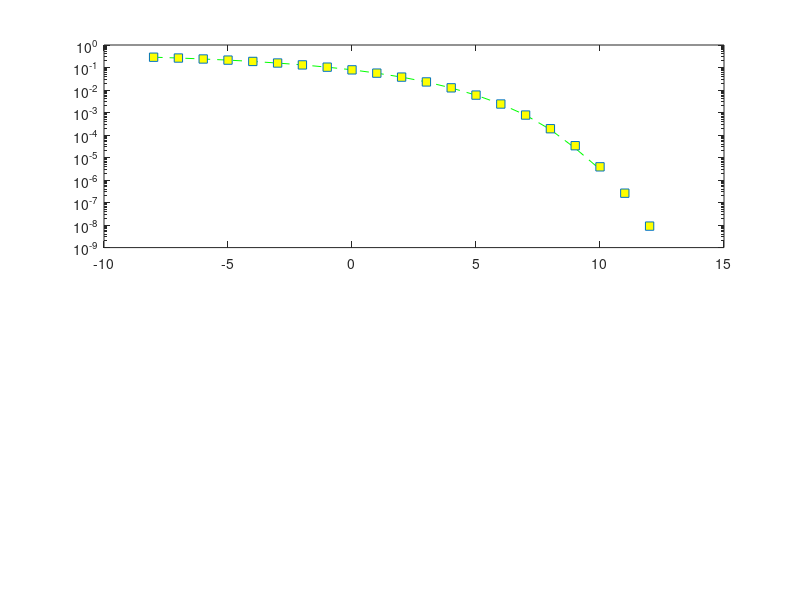

MATLAB code for this plot: (Note: this script raises an error after producing the figure.)

close all; clear var; clc;

% INPUTS AND CONVERSION
Number_of_input_bit = 10^6;
EsN0_dB = (-8:12);
% _____________________
%    BPSK ANALYSIS
% _____________________
% Since BPSK is composed of only one bit in its symbol therefore the bit error rate will be same as the symbol error rate
SER_BPSK_AWGN = zeros(1, length(EsN0_dB));
SER_BPSK_RAYLEIGH = zeros(1, length(EsN0_dB));

for t = 1:length(EsN0_dB)
    % generate the antipodal points for the real or imaginary axes
    gen_data = rand(1, Number_of_input_bit)>=0.5; % A logical operation. 
    transmitted_BPSK = 2 * gen_data -1; % BPSK mapping (antipodal points)
    % Convert the noise in dB to linear scale for every iteration
    noise = 1/sqrt(2)* (randn(1, Number_of_input_bit) + 1i* randn(1, Number_of_input_bit));
    h = 1/sqrt(2)* (randn(1, Number_of_input_bit) + 1i* randn(1, Number_of_input_bit));
    Generated_noise = noise * 10^(-EsN0_dB(t)/20);  % for every iteration the noise changes. This value need not be static
    Recieved_BPSK_AWGN = Generated_noise + transmitted_BPSK;
    Recieved_BPSK_RAY = (h.* transmitted_BPSK) + Generated_noise;
    Recieved_BPSK_RAY_1 = Recieved_BPSK_RAY./h;
    % ____________________________________________________________________
    % THRESHOLD DETECTOR OF RECEIVED BIT FOR ERROR/ BIT ERROR CALCULATION
    % ____________________________________________________________________
    estimated_bit_AWGN = real(Recieved_BPSK_AWGN) >=0;
    estimated_bit_RAY = real(Recieved_BPSK_RAY_1) >0;
    
    SER_BPSK_AWGN(t) = sum(xor(gen_data, estimated_bit_AWGN))/length(gen_data);
    SER_BPSK_RAYLEIGH(t) = sum(xor(gen_data, estimated_bit_RAY))/length(gen_data);
end

% ____________________
%    QPSK ANALYSIS
% ____________________

Received_data_AWGN = zeros(1,Number_of_input_bit);
Received_data_RAYLEIGH = zeros(1,Number_of_input_bit);
nSER_AWGN = zeros(1, []);
nSER_RAYLEIGH = zeros(1, []);
% Generate the signal wihin the for loop
for u = 1:length(EsN0_dB)
    data = (rand(1,Number_of_input_bit)>0) + 1i*(rand(1,Number_of_input_bit)>0); % Unseparated because of Symbol is required
    normalized_data = (1/sqrt(2))* data;
    noise = (1/sqrt(2)) * (randn(1,Number_of_input_bit) + 1i*randn(1,Number_of_input_bit));
    h_SER_RAY = 1/sqrt(2)* (randn(1, Number_of_input_bit) + 1i* randn(1, Number_of_input_bit));

    transmitted_data_AWGN = normalized_data + 10^(-EsN0_dB(u)/20) * noise;
    transmitted_data_RAYLEIGH = h_SER_RAY.* normalized_data + 10^(-EsN0_dB(u)/20) * noise;
    transmitted_data_RAYLEIGH_1 = transmitted_data_RAYLEIGH./h_SER_RAY;

    % _______________
    % DEMODULATION
    % _______________
    received_data_real_AWGN = real(transmitted_data_AWGN);
    received_data_imag_AWGN = imag(transmitted_data_AWGN);

    received_data_real_RAYLEIGH = real(transmitted_data_RAYLEIGH_1);
    received_data_imag_RAYLEIGH = imag(transmitted_data_RAYLEIGH_1);

    % approximate the values fall within the limit of the transmitted signal
    Received_data_AWGN(received_data_real_AWGN < 0 & received_data_imag_AWGN < 0) = -1 + -1*1i;
    Received_data_AWGN(received_data_real_AWGN >= 0 & received_data_imag_AWGN > 0) = 1 + 1*1i;
    Received_data_AWGN(received_data_real_AWGN < 0 & received_data_imag_AWGN >= 0) = -1 + 1*1i;
    Received_data_AWGN(received_data_real_AWGN >= 0 & received_data_imag_AWGN < 0) = 1 - 1*1i;

    Received_data_RAYLEIGH(received_data_real_RAYLEIGH < 0 & received_data_imag_RAYLEIGH < 0) = -1 + -1*1i;
    Received_data_RAYLEIGH(received_data_real_RAYLEIGH >= 0 & received_data_imag_RAYLEIGH > 0) = 1 + 1*1i;
    Received_data_RAYLEIGH(received_data_real_RAYLEIGH < 0 & received_data_imag_RAYLEIGH >= 0) = -1 + 1*1i;
    Received_data_RAYLEIGH(received_data_real_RAYLEIGH >= 0 & received_data_imag_RAYLEIGH < 0) = 1 - 1*1i;

    nSER_AWGN(u) = size(find((data - Received_data_AWGN)),2);
    nSER_RAYLEIGH(u) = size(find((data - Received_data_RAYLEIGH)),2);
end

SER_QPSK_AWGN = nSER_AWGN/Number_of_input_bit;
SER_QPSK_RAYLEIGH = nSER_RAYLEIGH/Number_of_input_bit;
Theoretical_SER_QPSK = erfc(sqrt(0.5*(10.^(EsN0_dB/10)))) - (1/4)*(erfc(sqrt(0.5*(10.^(EsN0_dB/10))))).^2;

% ____________________
%   16QAM ANALYSIS
% ____________________
% generate the constellattion array for mapping
constellation_Array = (reshape(repmat([-3,-1,1,3],4,1),[],1) + 1i*(repmat([-3,-1,1,3],1,4)')).';
Normalization_factor = 1/sqrt(10);
M = 16 ;% number of constellation
SER_QAM_real_AWGN = zeros(1,[]);
SER_QAM_imag_AWGN = zeros(1,[]);

SER_QAM_real_RAYLEIGH = zeros(1,[]);
SER_QAM_imag_RAYLEIGH = zeros(1,[]);

SER_QAM_AWGN = zeros(1, Number_of_input_bit);
QAM_SER_AWGN= zeros(1, length(EsN0_dB));

SER_QAM_RAYLEIGH = zeros(1, Number_of_input_bit);
QAM_SER_RAYLEIGH= zeros(1, length(EsN0_dB));

for v = 1:length(EsN0_dB)
    % generate the data. Note: the data generated is not in binary but multiplying by M and setting the vector
    % in this form gives a gray mapping
    QAM_data = ceil(M.*(rand(1, Number_of_input_bit)))-1;
    QAM_data_map = constellation_Array(QAM_data+1);
    Norm_QAM_data_map = Normalization_factor * QAM_data_map;
    Noise_signal = 1/sqrt(2)* (randn(1,Number_of_input_bit) + 1i*randn(1,Number_of_input_bit));
    h_SER_RAY_1 = 1/sqrt(2)* (randn(1, Number_of_input_bit) + 1i* randn(1, Number_of_input_bit));

    Tran_QAM_AWGN = Norm_QAM_data_map + 10^(-EsN0_dB(v)/20)*Noise_signal;
    Tran_QAM_RAYLEIGH = h_SER_RAY_1.* Norm_QAM_data_map + 10^(-EsN0_dB(v)/20)*Noise_signal;
    Tran_QAM_RAYLEIGH_1 = Tran_QAM_RAYLEIGH./h_SER_RAY_1;

    %%%%%%%%%%%%%%%%%%%%%% DEMODULATION OF 16QAM OVER AWGN %%%%%%%%%%%%%%%%%
    Tran_QAM_Real_AWGN = real(Tran_QAM_AWGN);
    Tran_QAM_Imag_AWGN = imag(Tran_QAM_AWGN);
    %%%%%%%%%%%%%%%%%%%%%% DEMODULATION OF 16QAM OVER RAYLEIGH %%%%%%%%%%%%%%%%%
    Tran_QAM_Real_RAYLEIGH = real(Tran_QAM_RAYLEIGH_1);
    Tran_QAM_Imag_RAYLEIGH = imag(Tran_QAM_RAYLEIGH_1);
    
    %%%%%%%%%%%%%%%%%%%%%% MAPPING 16QAM OVER AWGN TO CONSTELLATION %%%%%%%%
    SER_QAM_real_AWGN((Tran_QAM_Real_AWGN< -2/sqrt(10)))                         = -3;
    SER_QAM_real_AWGN(Tran_QAM_Real_AWGN > 2/sqrt(10))                           =  3;
    SER_QAM_real_AWGN((Tran_QAM_Real_AWGN>-2/sqrt(10) & Tran_QAM_Real_AWGN<=0))  = -1;
    SER_QAM_real_AWGN((Tran_QAM_Real_AWGN>0 & Tran_QAM_Real_AWGN<=2/sqrt(10)))   =  1;

    SER_QAM_imag_AWGN((Tran_QAM_Imag_AWGN< -2/sqrt(10)))                         = -3;
    SER_QAM_imag_AWGN((Tran_QAM_Imag_AWGN > 2/sqrt(10)))                         =  3;
    SER_QAM_imag_AWGN((Tran_QAM_Imag_AWGN>-2/sqrt(10) & Tran_QAM_Imag_AWGN<=0))  = -1;
    SER_QAM_imag_AWGN((Tran_QAM_Imag_AWGN>0 & Tran_QAM_Imag_AWGN<=2/sqrt(10)))   =  1;

    %%%%%%%%%%%%%%%%%%%%%% MAPPING 16QAM OVER AWGN TO CONSTELLATION %%%%%%%%
    SER_QAM_real_RAYLEIGH((Tran_QAM_Real_RAYLEIGH< -2/sqrt(10)))                             = -3;
    SER_QAM_real_RAYLEIGH(Tran_QAM_Real_RAYLEIGH > 2/sqrt(10))                               =  3;
    SER_QAM_real_RAYLEIGH((Tran_QAM_Real_RAYLEIGH>-2/sqrt(10) & Tran_QAM_Real_RAYLEIGH<=0))  = -1;
    SER_QAM_real_RAYLEIGH((Tran_QAM_Real_RAYLEIGH>0 & Tran_QAM_Real_RAYLEIGH<=2/sqrt(10)))   =  1;

    SER_QAM_imag_RAYLEIGH((Tran_QAM_Imag_RAYLEIGH< -2/sqrt(10)))                             = -3;
    SER_QAM_imag_RAYLEIGH((Tran_QAM_Imag_RAYLEIGH > 2/sqrt(10)))                             =  3;
    SER_QAM_imag_RAYLEIGH((Tran_QAM_Imag_RAYLEIGH>-2/sqrt(10) & Tran_QAM_Imag_RAYLEIGH<=0))  = -1;
    SER_QAM_imag_RAYLEIGH((Tran_QAM_Imag_RAYLEIGH>0 & Tran_QAM_Imag_RAYLEIGH<=2/sqrt(10)))   =  1;

    SER_QAM_AWGN =  SER_QAM_real_AWGN + 1i* SER_QAM_imag_AWGN;
    SER_QAM_RAYLEIGH =  SER_QAM_real_RAYLEIGH + 1i* SER_QAM_imag_RAYLEIGH;
    QAM_SER_AWGN(v) = size(find((QAM_data_map- SER_QAM_AWGN)),2); % counting the number of errors
    QAM_SER_RAYLEIGH(v) = size(find((QAM_data_map- SER_QAM_RAYLEIGH)),2); % couting the number of errors

end

SER_AWGN = QAM_SER_AWGN/Number_of_input_bit;
SER_RAYLEIGH = QAM_SER_RAYLEIGH/Number_of_input_bit;

% ________________
% GRAPH PLOT
% ________________
subplot(2,1,1)
%%%%%%%%%%%%%%%%%%%%%%%%%% Simulated and theoretical BPSK SER OVER AWGN %%%%%%%%%%
ser_plot = semilogy(EsN0_dB, SER_BPSK_AWGN, 'g--',EsN0_dB, 1/2*(erfc(sqrt(10.^(EsN0_dB/10)))), 's', 'MarkerFaceColor','y');
ser_plot(1).LineWidth = 1.5;
hold on;
%%%%%%%%%%%%%%%%%%%%%%%%%% Simulated and theoretical QPSK SER OVER AWGN %%%%%%%%%%
ser_plot_3 = semilogy(EsN0_dB, SER_QPSK_AWGN, 'r-',EsN0_dB, Theoretical_SER_QPSK, 'o', 'MarkerFaceColor','b');
ser_plot_3(1).LineWidth = 1.5;
hold on;
%%%%%%%%%%%%%%%%%%%%%%%%%% Simulated and theoretical 16QAM SER OVER AWGN %%%%%%%%%%
theoretical_QAM_AWGN = 3/2*erfc(sqrt(0.1*(10.^(EsN0_dB/10))));
ser_plot_4 = semilogy(EsN0_dB, SER_AWGN, 'c-', EsN0_dB, theoretical_QAM_AWGN, 'k*');
ser_plot_4(1).LineWidth = 1.5;

title("BPSK, QPSK, 16QAM's SER over AWGN channel");
xlabel('Es/N0');
ylabel('Symbol Error rate (BER) in dB');

legend(['Simluatedclcclc' ...
    'BPSK SER AWGN'], 'Theoretical BPSK SER AWGN', ...
       'Simluated QPSK SER AWGN', 'Theoretical QPSK SER AWGN',  ...
       'Simluated 16QAM SER AWGN', 'Theoretical 16QAM SER AWGN', ...
       Location='southwest');


subplot(2,1,2)
%%%%%%%%%%%%%%%%%%%%%%%%%% Simulated and theoretical BPSK SER OVER RAYLEIGH %%%%%%%%%%
ser_plot_2 = semilogy(EsN0_dB, SER_BPSK_RAYLEIGH, 'm--',EsN0_dB, 0.5*(1-sqrt(10.^(EsN0_dB/10)./(1+(10.^(EsN0_dB/10))))), 'd', 'MarkerFaceColor','k');
ser_plot_2(1).LineWidth = 1.5;
hold on;
%%%%%%%%%%%%%%%%%%%%%%%%%% Simulated and theoretical QPSK SER OVER RAYLEIGH %%%%%%%%%%
m = 4;
c11=1*10.^(EsN0_dB./10)*log(m)/(m-1); % I was alternating the constants to fit, why?
n11=sqrt(c11./(c11+1));
Theoretical_QPSK_RAYLEIGH=2.*(sqrt(m)-1)./sqrt(m)*(1-n11)-((sqrt(m)-1)./sqrt(m)).*((sqrt(m)-1)./sqrt(m))*(1-4.*n11./deg2rad(180).*atan(1./n11));

ser_plot_4 = semilogy(EsN0_dB, SER_QPSK_RAYLEIGH, 'b--', EsN0_dB, Theoretical_QPSK_RAYLEIGH, 'gd', 'MarkerFaceColor','w');
ser_plot_4(1).LineWidth = 1.5;
ser_plot_4(2).LineWidth = 1.5;
hold on;
%%%%%%%%%%%%%%%%%%%%%%%%%% Simulated and theoretical 16QAM SER OVER RAYLEIGH %%%%%%%%%%
c1=0.5*10.^(EsN0_dB./10)*log(M)/(M-1);
n1=sqrt(c1./(c1+1));
Theoretical_QAM_RAYLEIGH=2.*(sqrt(M)-1)./sqrt(M)*(1-n1)-((sqrt(M)-1)./sqrt(M)).*((sqrt(M)-1)./sqrt(M))*(1-4.*n1./deg2rad(180).*atan(1./n1));

ser_plot_5 = semilogy(EsN0_dB, SER_RAYLEIGH, 'k<-', EsN0_dB, Theoretical_QAM_RAYLEIGH, 'm*');
ser_plot_5(1).LineWidth = 1.8;
ser_plot_5(2).LineWidth = 1;


title("BPSK, QPSK, 16QAM's SER over RAYLEIGH channel");
xlabel('Es/N0');
ylabel('Symbol Error rate (BER) in dB');
legend('Simluated BPSK SER RAYLEIGH','Theoretical BPSK SER RAYLEIGH', ...
       'Simluated QPSK SER RAYLEIGH', 'Theoretical QPSK SER RAYLEIGH', ...
       'Simluated 16QAM SER RAYLEIGH','Theoretical 16QAM SER RAYLEIGH', ...
       Location='southwest');
axis([0 10 10^-8 1])
grid on 


